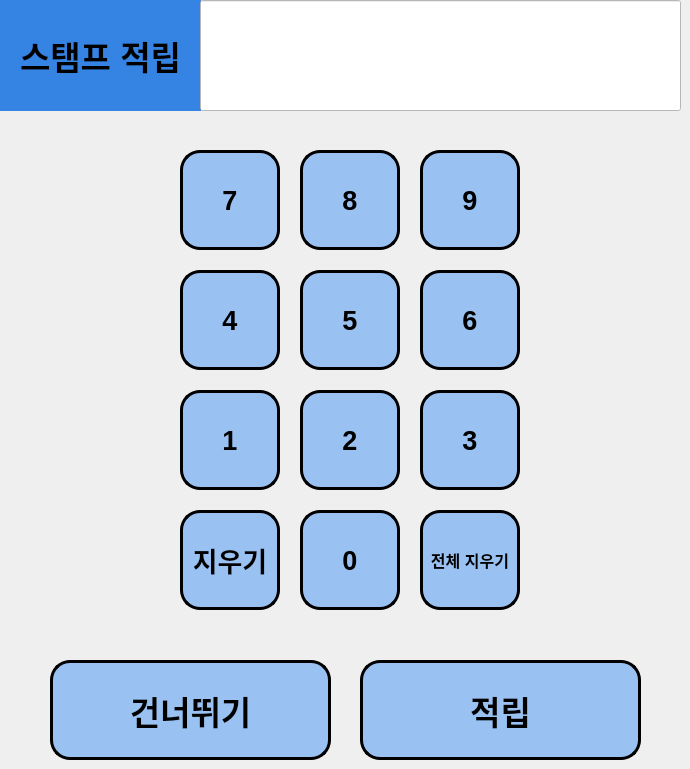
    <widget class="QWidget" name="page_5">
     <widget class="QPushButton" name="btn_number7">
      <property name="geometry">
       <rect>
        <x>180</x>
        <y>150</y>
        <width>100</width>
        <height>100</height>
       </rect>
      </property>
      <property name="font">
       <font>
        <pointsize>20</pointsize>
        <weight>75</weight>
        <bold>true</bold>
       </font>
      </property>
      <property name="styleSheet">
       <string notr="true">background-color: rgb(153, 193, 241);
color: rgb(0, 0, 0);
border-radius:20px;
border:3px solid rgb(0,0,0)</string>
      </property>
      <property name="text">
       <string>7</string>
      </property>
     </widget>
     <widget class="QPushButton" name="btn_number9">
      <property name="geometry">
       <rect>
        <x>420</x>
        <y>150</y>
        <width>100</width>
        <height>100</height>
       </rect>
      </property>
      <property name="font">
       <font>
        <pointsize>20</pointsize>
        <weight>75</weight>
        <bold>true</bold>
       </font>
      </property>
      <property name="styleSheet">
       <string notr="true">background-color: rgb(153, 193, 241);
color: rgb(0, 0, 0);
border-radius:20px;
border:3px solid rgb(0,0,0)</string>
      </property>
      <property name="text">
       <string>9</string>
      </property>
     </widget>
     <widget class="QPushButton" name="btn_number5">
      <property name="geometry">
       <rect>
        <x>300</x>
        <y>270</y>
        <width>100</width>
        <height>100</height>
       </rect>
      </property>
      <property name="font">
       <font>
        <pointsize>20</pointsize>
        <weight>75</weight>
        <bold>true</bold>
       </font>
      </property>
      <property name="styleSheet">
       <string notr="true">background-color: rgb(153, 193, 241);
color: rgb(0, 0, 0);
border-radius:20px;
border:3px solid rgb(0,0,0)</string>
      </property>
      <property name="text">
       <string>5</string>
      </property>
     </widget>
     <widget class="QPushButton" name="btn_number4">
      <property name="geometry">
       <rect>
        <x>180</x>
        <y>270</y>
        <width>100</width>
        <height>100</height>
       </rect>
      </property>
      <property name="font">
       <font>
        <pointsize>20</pointsize>
        <weight>75</weight>
        <bold>true</bold>
       </font>
      </property>
      <property name="styleSheet">
       <string notr="true">background-color: rgb(153, 193, 241);
color: rgb(0, 0, 0);
border-radius:20px;
border:3px solid rgb(0,0,0)</string>
      </property>
      <property name="text">
       <string>4</string>
      </property>
     </widget>
     <widget class="QPushButton" name="btn_number8">
      <property name="geometry">
       <rect>
        <x>300</x>
        <y>150</y>
        <width>100</width>
        <height>100</height>
       </rect>
      </property>
      <property name="font">
       <font>
        <pointsize>20</pointsize>
        <weight>75</weight>
        <bold>true</bold>
       </font>
      </property>
      <property name="styleSheet">
       <string notr="true">background-color: rgb(153, 193, 241);
color: rgb(0, 0, 0);
border-radius:20px;
border:3px solid rgb(0,0,0)</string>
      </property>
      <property name="text">
       <string>8</string>
      </property>
     </widget>
     <widget class="QPushButton" name="btn_number1">
      <property name="geometry">
       <rect>
        <x>180</x>
        <y>390</y>
        <width>100</width>
        <height>100</height>
       </rect>
      </property>
      <property name="font">
       <font>
        <pointsize>20</pointsize>
        <weight>75</weight>
        <bold>true</bold>
       </font>
      </property>
      <property name="styleSheet">
       <string notr="true">background-color: rgb(153, 193, 241);
color: rgb(0, 0, 0);
border-radius:20px;
border:3px solid rgb(0,0,0)</string>
      </property>
      <property name="text">
       <string>1</string>
      </property>
     </widget>
     <widget class="QPushButton" name="btn_number6">
      <property name="geometry">
       <rect>
        <x>420</x>
        <y>270</y>
        <width>100</width>
        <height>100</height>
       </rect>
      </property>
      <property name="font">
       <font>
        <pointsize>20</pointsize>
        <weight>75</weight>
        <bold>true</bold>
       </font>
      </property>
      <property name="styleSheet">
       <string notr="true">background-color: rgb(153, 193, 241);
color: rgb(0, 0, 0);
border-radius:20px;
border:3px solid rgb(0,0,0)</string>
      </property>
      <property name="text">
       <string>6</string>
      </property>
     </widget>
     <widget class="QPushButton" name="btn_number0">
      <property name="geometry">
       <rect>
        <x>300</x>
        <y>510</y>
        <width>100</width>
        <height>100</height>
       </rect>
      </property>
      <property name="font">
       <font>
        <pointsize>20</pointsize>
        <weight>75</weight>
        <bold>true</bold>
       </font>
      </property>
      <property name="styleSheet">
       <string notr="true">background-color: rgb(153, 193, 241);
color: rgb(0, 0, 0);
border-radius:20px;
border:3px solid rgb(0,0,0)</string>
      </property>
      <property name="text">
       <string>0</string>
      </property>
     </widget>
     <widget class="QPushButton" name="btn_number3">
      <property name="geometry">
       <rect>
        <x>420</x>
        <y>390</y>
        <width>100</width>
        <height>100</height>
       </rect>
      </property>
      <property name="font">
       <font>
        <pointsize>20</pointsize>
        <weight>75</weight>
        <bold>true</bold>
       </font>
      </property>
      <property name="styleSheet">
       <string notr="true">background-color: rgb(153, 193, 241);
color: rgb(0, 0, 0);
border-radius:20px;
border:3px solid rgb(0,0,0)</string>
      </property>
      <property name="text">
       <string>3</string>
      </property>
     </widget>
     <widget class="QPushButton" name="btn_number2">
      <property name="geometry">
       <rect>
        <x>300</x>
        <y>390</y>
        <width>100</width>
        <height>100</height>
       </rect>
      </property>
      <property name="font">
       <font>
        <pointsize>20</pointsize>
        <weight>75</weight>
        <bold>true</bold>
       </font>
      </property>
      <property name="styleSheet">
       <string notr="true">background-color: rgb(153, 193, 241);
color: rgb(0, 0, 0);
border-radius:20px;
border:3px solid rgb(0,0,0)</string>
      </property>
      <property name="text">
       <string>2</string>
      </property>
     </widget>
     <widget class="QPushButton" name="btn_delete_all">
      <property name="geometry">
       <rect>
        <x>420</x>
        <y>510</y>
        <width>100</width>
        <height>100</height>
       </rect>
      </property>
      <property name="font">
       <font>
        <pointsize>12</pointsize>
        <weight>75</weight>
        <bold>true</bold>
       </font>
      </property>
      <property name="styleSheet">
       <string notr="true">background-color: rgb(153, 193, 241);
color: rgb(0, 0, 0);
border-radius:20px;
border:3px solid rgb(0,0,0)</string>
      </property>
      <property name="text">
       <string>전체 지우기</string>
      </property>
     </widget>
     <widget class="QPushButton" name="btn_delete_number">
      <property name="geometry">
       <rect>
        <x>180</x>
        <y>510</y>
        <width>100</width>
        <height>100</height>
       </rect>
      </property>
      <property name="font">
       <font>
        <pointsize>20</pointsize>
        <weight>75</weight>
        <bold>true</bold>
       </font>
      </property>
      <property name="styleSheet">
       <string notr="true">background-color: rgb(153, 193, 241);
color: rgb(0, 0, 0);
border-radius:20px;
border:3px solid rgb(0,0,0)</string>
      </property>
      <property name="text">
       <string>지우기</string>
      </property>
     </widget>
     <widget class="QLabel" name="label_11">
      <property name="geometry">
       <rect>
        <x>0</x>
        <y>0</y>
        <width>201</width>
        <height>111</height>
       </rect>
      </property>
      <property name="font">
       <font>
        <pointsize>25</pointsize>
        <weight>75</weight>
        <bold>true</bold>
       </font>
      </property>
      <property name="styleSheet">
       <string notr="true">background-color: rgb(53, 132, 228);</string>
      </property>
      <property name="text">
       <string>스탬프 적립</string>
      </property>
      <property name="alignment">
       <set>Qt::AlignCenter</set>
      </property>
     </widget>
     <widget class="QPushButton" name="btn_stamp_pass">
      <property name="geometry">
       <rect>
        <x>50</x>
        <y>660</y>
        <width>281</width>
        <height>100</height>
       </rect>
      </property>
      <property name="font">
       <font>
        <pointsize>25</pointsize>
        <weight>75</weight>
        <bold>true</bold>
       </font>
      </property>
      <property name="styleSheet">
       <string notr="true">background-color: rgb(153, 193, 241);
color: rgb(0, 0, 0);
border-radius:20px;
border:3px solid rgb(0,0,0)</string>
      </property>
      <property name="text">
       <string>건너뛰기</string>
      </property>
     </widget>
     <widget class="QPushButton" name="btn_stamp_complete">
      <property name="geometry">
       <rect>
        <x>360</x>
        <y>660</y>
        <width>281</width>
        <height>100</height>
       </rect>
      </property>
      <property name="font">
       <font>
        <pointsize>25</pointsize>
        <weight>75</weight>
        <bold>true</bold>
       </font>
      </property>
      <property name="styleSheet">
       <string notr="true">background-color: rgb(153, 193, 241);
color: rgb(0, 0, 0);
border-radius:20px;
border:3px solid rgb(0,0,0)</string>
      </property>
      <property name="text">
       <string>적립</string>
      </property>
     </widget>
     <widget class="QLineEdit" name="stampnumber_list">
      <property name="geometry">
       <rect>
        <x>200</x>
        <y>0</y>
        <width>481</width>
        <height>111</height>
       </rect>
      </property>
      <property name="font">
       <font>
        <pointsize>22</pointsize>
       </font>
      </property>
      <property name="styleSheet">
       <string notr="true">background-color: rgb(255, 255, 255);</string>
      </property>
      <property name="alignment">
       <set>Qt::AlignCenter</set>
      </property>
     </widget>
    </widget>
